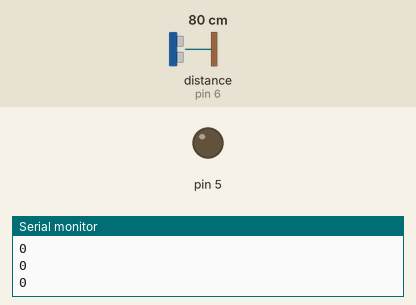
Bench run of a sketch on a simulated Arduino Uno, built with avr-gcc and run on an emulated ATmega328P. Parts: output pins drawn as LEDs (lit = HIGH), the last lines printed to the serial monitor. Inputs (shaded band) come from the test bench; at power-on: distance to the obstacle (sensor on pin 6) 80 cm. The echo pulse lasts 58.3 µs per cm.

Above: at 1.2 s.
1.3 s: distance to the obstacle (sensor on pin 6) set to 55 cm
2.8 s: distance to the obstacle (sensor on pin 6) set to 45 cm
At 3.7 s:
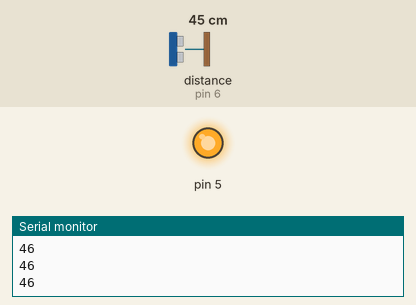
4.3 s: distance to the obstacle (sensor on pin 6) set to 18 cm
5.8 s: distance to the obstacle (sensor on pin 6) set to 13 cm
At 6.7 s:
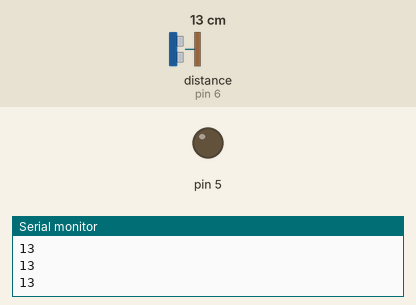
7.3 s: distance to the obstacle (sensor on pin 6) set to 35 cm
At 8.7 s:
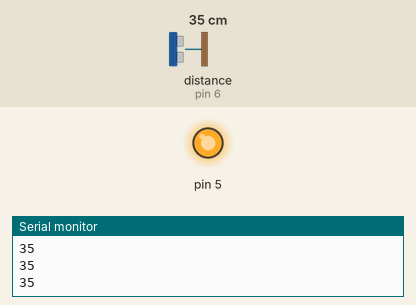
Timing chart, 0 to 9.8 s (numbered marks = the images above; inputs shaded):
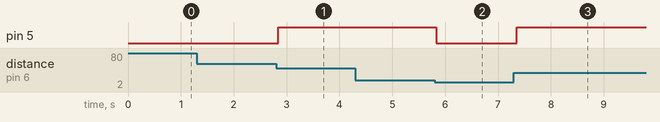

Measured:
- the behaviour switches between 51 and 50 cm on distance to the obstacle (sensor on pin 6) (found by bisection; images 0 and 1)
- the behaviour switches between 16 and 15 cm on distance to the obstacle (sensor on pin 6) (found by bisection; images 1 and 2)
- after the input at 2.8 s, pin 5: LOW → HIGH at once
- after the input at 5.8 s, pin 5: HIGH → LOW at once
- after the input at 7.3 s, pin 5: LOW → HIGH after 0.05 s

The sketch:

NewPing__.ino
```cpp
#include <NewPing.h>
#define TRIGGER_PIN 7
#define ECHO_PIN 6
#define MAX_DISTANCE 50
NewPing myHCSR04(TRIGGER_PIN, ECHO_PIN, MAX_DISTANCE);
void setup()
{
	Serial.begin(9600);
	pinMode(5, OUTPUT);
}

void loop()
{
	Serial.println(myHCSR04.ping_cm());
	delay(50);
	if (myHCSR04.ping_cm() > 15)
	{
		digitalWrite(5, HIGH);
	}
	if (myHCSR04.ping_cm() <= 15)
	{
		digitalWrite(5, LOW);
	}
}
```
